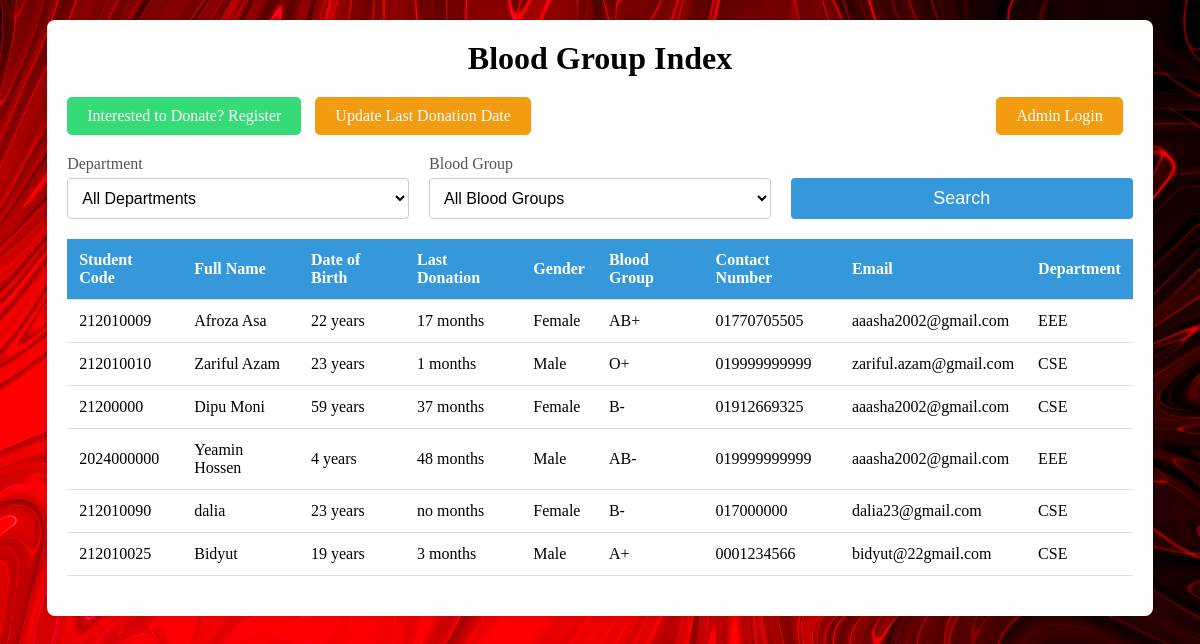
The page / on the database its author committed.
### tables this page shows
CREATE TABLE `students` (
  `student_id` int(11) NOT NULL,
  `student_code` varchar(40) DEFAULT NULL,
  `full_name` varchar(200) DEFAULT NULL,
  `date_of_birth` date DEFAULT NULL,
  `date_of_last_donation` date DEFAULT NULL,
  `gender` varchar(20) DEFAULT NULL,
  `blood_group` varchar(3) DEFAULT NULL,
  `contact_number` varchar(15) DEFAULT NULL,
  `email` varchar(100) DEFAULT NULL,
  `address` text DEFAULT NULL,
  `department_id` int(11) DEFAULT NULL,
  `created_at` timestamp NOT NULL DEFAULT current_timestamp(),
  `updated_at` timestamp NOT NULL DEFAULT current_timestamp()
);

CREATE TABLE `departments` (
  `department_id` int(11) NOT NULL,
  `department_name` varchar(100) DEFAULT NULL,
  `created_at` timestamp NOT NULL DEFAULT current_timestamp(),
  `updated_at` timestamp NOT NULL DEFAULT current_timestamp()
);

### index.php (the view, shortened to what this page needs)
<?php
require('admin/layout/db_connection.php');
$whereClauses = [];
$whereSql = count($whereClauses) > 0 ? 'WHERE ' . implode(' AND ', $whereClauses) : '';
$sql = "SELECT students.*, departments.department_name FROM students LEFT JOIN departments ON (departments.department_id = students.department_id) $whereSql";
$result = $conn->query($sql);
?>
<!DOCTYPE html>
<html lang="en">
<head>
    <link rel="stylesheet" href="admin/css/blood_index.css">
</head>
<body>
    <div class="container">
        <h1>Blood Group Index</h1>
        <div class="button-container">
            <a href="register.php" class="action-btn register-btn">Interested to Donate? Register</a>
            <a href="update_donation.php" class="action-btn update-btn">Update Last Donation Date</a>
            <a href="admin/admin_login.php" class="action-btn admin-btn update-btn">Admin Login</a>
        </div>
        <form method="GET" action="">
            <div class="search-container">
                <div class="input-group">
                    <label for="department_id">Department</label>
                    <select id="department_id" name="department_id">
                        <option value="">All Departments</option>
                    </select>
                </div>
                <div class="input-group">
                    <label for="blood_group">Blood Group</label>
                    <select id="blood_group" name="blood_group">
                        <option value="">All Blood Groups</option>
                    </select>
                </div>
                <div class="input-group">
                    <label for="search">&nbsp;</label>
                    <button name="search" type="submit">Search</button>
                </div>
            </div>
        </form>
        <div class="table-container">
            <table>
                <thead>
                    <tr>
                        <th>Student Code</th>
                        <th>Full Name</th>
                        <th>Date of Birth</th>
                        <th>Last Donation</th>
                        <th>Gender</th>
                        <th>Blood Group</th>
                        <th>Contact Number</th>
                        <th>Email</th>
                        <th>Department</th>
                    </tr>
                </thead>
                <tbody>
                    <?php
                    if ($result->num_rows > 0) {
                        while ($row = $result->fetch_assoc()) {
                            $dob = new DateTime($row['date_of_birth']);
                            $now = new DateTime();
                            $age = $now->diff($dob)->y;
                            if(!empty($row['date_of_last_donation']) && ($row['date_of_last_donation'] != '0000-00-00')){
                                 $lastDonation = new DateTime($row['date_of_last_donation']);
                                 $monthsSinceDonation = $now->diff($lastDonation)->m + ($now->diff($lastDonation)->y * 12);
                            } else{
                                $monthsSinceDonation = "no";
                            }
                            echo "<tr>";
                            echo "<td>" . $row['student_code'] . "</td>";
                            echo "<td>" . $row['full_name'] . "</td>";
                            echo "<td>" . $age . " years</td>";
                            echo "<td>" . $monthsSinceDonation . " months</td>";
                            echo "<td>" . $row['gender'] . "</td>";
                            echo "<td>" . $row['blood_group'] . "</td>";
                            echo "<td>" . $row['contact_number'] . "</td>";
                            echo "<td>" . $row['email'] . "</td>";
                            echo "<td>" . $row['department_name'] . "</td>";
                            echo "</tr>";
                        }
                    } else {
                        echo "<tr><td colspan='9'>No students found</td></tr>";
                    }
                    ?>
                </tbody>
            </table>
        </div>
    </div>
</body>
</html>

### admin/css/blood_index.css (style rules this page uses)
body { background: url('../image/login.jpg'); background-repeat: no-repeat; background-size: cover; }
.container { width: 90%; max-width: 1200px; margin: 20px auto; padding: 20px; background-color: #fff; border-radius: 8px; box-shadow: 0 0 10px rgba(0, 0, 0, 0.1); }
h1 { margin-top: 0; padding-top: 0; text-align: center; margin-bottom: 20px; }
.search-container { display: flex; gap: 20px; flex-wrap: wrap; margin-bottom: 20px; }
.input-group { flex: 1; min-width: 200px; }
.input-group label { display: block; margin-bottom: 5px; color: #555; }
.input-group select, .input-group button { width: 100%; padding: 10px; border: 1px solid #ccc; border-radius: 4px; font-size: 16px; }
.input-group select { background-color: #fff; }
.input-group button { background-color: #3498db; color: #fff; border: none; cursor: pointer; font-size: 18px; transition: background-color 0.3s; }
.table-container { overflow-x: auto; }
table { width: 100%; border-collapse: collapse; margin-bottom: 20px; }
table th, table td { padding: 12px; text-align: left; border-bottom: 1px solid #ddd; }
table th { background-color: #3498db; color: #fff; }
.button-container { margin-bottom: 20px; }
.button-container .action-btn { display: inline-block; padding: 10px 20px; border-radius: 5px; color: #fff; text-decoration: none; font-size: 16px; margin-right: 10px; transition: background-color 0.3s, box-shadow 0.3s; }
.button-container .register-btn { background-color: #34db77; }
.button-container .update-btn { background-color: #f39c12; }
.admin-btn { float: right; }

### rows shown on the page
students: student_code "212010009", full_name "Afroza Asa", date_of_last_donation "17", gender "Female", blood_group "AB+", contact_number "01770705505", email "aaasha2002@gmail.com", department.department_name "EEE"
students: student_code "212010010", full_name "Zariful Azam", date_of_last_donation "1", gender "Male", blood_group "O+", contact_number "019999999999", email "zariful.azam@gmail.com", department.department_name "CSE"
students: student_code "21200000", full_name "Dipu Moni", date_of_last_donation "37", gender "Female", blood_group "B-", contact_number "01912669325", email "aaasha2002@gmail.com", department.department_name "CSE"
students: student_code "2024000000", full_name "Yeamin Hossen", date_of_last_donation "48", gender "Male", blood_group "AB-", contact_number "019999999999", email "aaasha2002@gmail.com", department.department_name "EEE"
students: student_code "212010090", full_name "dalia", date_of_last_donation "no", gender "Female", blood_group "B-", contact_number "017000000", email "dalia23@gmail.com", department.department_name "CSE"
students: student_code "212010025", full_name "Bidyut", date_of_last_donation "3", gender "Male", blood_group "A+", contact_number "0001234566", email "bidyut@22gmail.com", department.department_name "CSE"
